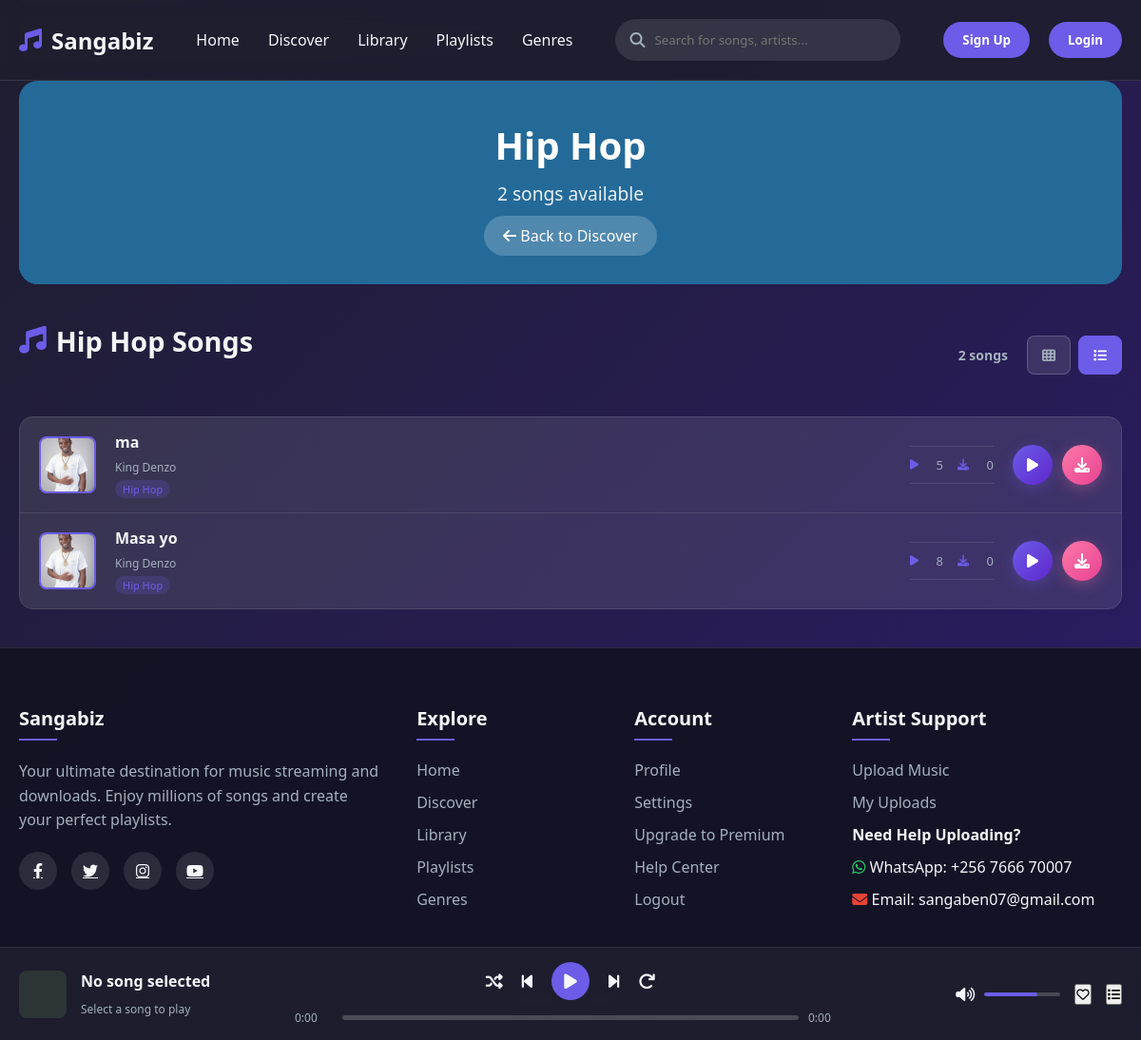
Before: /genre/3/ with the older database file.
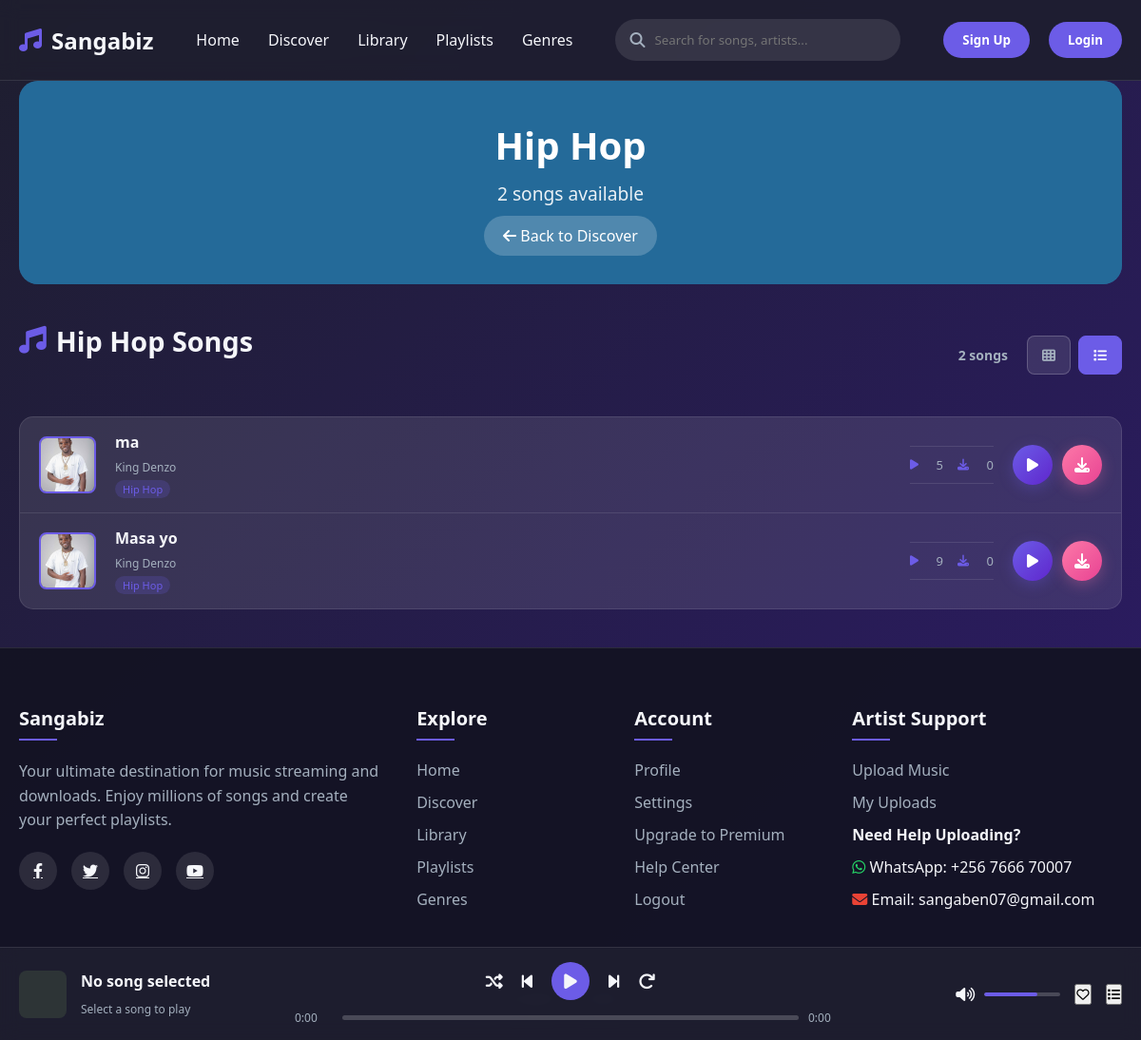
After: the same page with the newer database file.
### music/models.py (models this page shows, shortened)
class Genre(models.Model):
    name = models.CharField(max_length=100)
    color = models.CharField(max_length=7, default='#6c5ce7')  # Hex color

class Song(models.Model):
    title = models.CharField(max_length=200)
    artist = models.ForeignKey(Artist, on_delete=models.CASCADE, related_name='songs')
    genre = models.ForeignKey(Genre, on_delete=models.CASCADE)
    audio_file = models.FileField(
        upload_to='songs/',
        validators=[FileExtensionValidator(allowed_extensions=['mp3', 'wav', 'ogg'])]
    )
    cover_image = models.ImageField(upload_to='covers/', blank=True, null=True)
    duration = models.PositiveIntegerField(help_text="Duration in seconds")
    upload_date = models.DateTimeField(auto_now_add=True)
    plays = models.PositiveIntegerField(default=0)
    downloads = models.PositiveIntegerField(default=0)
    is_approved = models.BooleanField(default=False)  # For moderation
    is_featured = models.BooleanField(default=False)
    class Meta:
        ordering = ['-upload_date']

class Artist(models.Model):
    user = models.OneToOneField(
        User,
        on_delete=models.CASCADE,
        related_name='artist_profile'
    )
    name = models.CharField(max_length=200)
    bio = models.TextField(blank=True, null=True)
    image = models.ImageField(upload_to='artists/', blank=True, null=True)
    genre = models.ForeignKey('Genre', on_delete=models.SET_NULL, null=True, blank=True)
    website = models.URLField(blank=True, null=True)
    is_verified = models.BooleanField(default=False)
    created_at = models.DateTimeField(auto_now_add=True)
    updated_at = models.DateTimeField(auto_now=True)
    objects = ArtistManager()
    class Meta:
        constraints = [
            models.UniqueConstraint(fields=['user'], name='unique_artist_user')
        ]

### music/views.py (the view)
# urls.py: path('genre/<int:genre_id>/', views.genre_songs, name='genre_songs'),
def genre_songs(request, genre_id):
    genre = get_object_or_404(Genre, id=genre_id)
    songs = Song.objects.filter(genre=genre)
    context = {
        'genre': genre,
        'songs': songs,
    }
    return render(request, 'genre_songs.html', context)

### music/templates/genre_songs.html (shortened to what this page needs)
{% extends 'base.html' %}
{% load static %}
{% block content %}
<div class="container">
    <section class="genre-header" style="margin-bottom: 40px;">
        <div class="genre-hero" style="background: {{ genre.color|default:'linear-gradient(135deg, #6c5ce7, #fd79a8)' }}; padding: 40px; border-radius: 20px; text-align: center; color: white; position: relative; overflow: hidden;">
            <div style="position: absolute; top: 0; left: 0; right: 0; bottom: 0; background: rgba(0,0,0,0.3);"></div>
            <div style="position: relative; z-index: 1;">
                <h1 style="font-size: 2.5rem; margin-bottom: 10px; font-weight: 700;">{{ genre.name }}</h1>
                <p style="font-size: 1.2rem; opacity: 0.9; margin-bottom: 20px;">{{ songs.count }} songs available</p>
                <a href="{% url 'discover' %}" class="back-to-discover" style="color: white; text-decoration: none; background: rgba(255,255,255,0.2); padding: 10px 20px; border-radius: 25px; transition: var(--transition);">
                    <i class="fas fa-arrow-left"></i> Back to Discover
                </a>
            </div>
        </div>
    </section>
    <section class="genre-songs-section">
        <div class="section-header">
            <h2 class="section-title">
                <i class="fas fa-music"></i>
                {{ genre.name }} Songs
            </h2>
            <div class="view-controls">
                <span id="results-count" class="results-count">{{ songs.count }} songs</span>
                <div class="view-buttons">
                    <button id="grid-view" class="view-btn" onclick="toggleView('grid')" title="Grid View">
                        <i class="fas fa-th"></i>
                    </button>
                    <button id="list-view" class="view-btn active" onclick="toggleView('list')" title="List View">
                        <i class="fas fa-list"></i>
                    </button>
                </div>
            </div>
        </div>
        <div id="list-view-container" class="mdundo-song-list">
            {% for song in songs %}
            <div class="mdundo-song-item" data-song-id="{{ song.id }}">
                <div class="song-image">
                    <img src="{% if song.cover_image %}{{ song.cover_image.url }}{% else %}{% static 'images/default-cover.jpg' %}{% endif %}"
                         alt="{{ song.title }}"
                         onerror="this.src='{% static 'images/default-cover.jpg' %}'"
                         loading="lazy">
                </div>
                <div class="song-details">
                    <div class="song-title-artist">
                        <h4 class="song-title">{{ song.title }}</h4>
                        <p class="song-artist">{{ song.artist.name }}</p>
                    </div>
                    <div class="song-meta-info">
                        <span class="song-genre">{{ song.genre.name }}</span>
                    </div>
                </div>
                <div class="song-stats">
                    <div class="stat">
                        <i class="fas fa-play"></i>
                        <span class="stat-count">{{ song.plays }}</span>
                    </div>
                    <div class="stat">
                        <i class="fas fa-download"></i>
                        <span class="stat-count">{{ song.downloads }}</span>
                    </div>
                </div>
                <div class="song-actions">
                    <button class="mdundo-play-btn" onclick="playSongFromCard({{ song.id }})" title="Play">
                        <i class="fas fa-play"></i>
                    </button>
                    <button class="mdundo-download-btn" onclick="downloadSong({{ song.id }}, this)" title="Download">
                        <i class="fas fa-download"></i>
                    </button>
                </div>
            </div>
            {% empty %}
            <div class="no-results" style="display: block;">
                <i class="fas fa-music"></i>
                <h3>No songs found in this genre</h3>
                <p>Check back later for new {{ genre.name }} songs</p>
            </div>
            {% endfor %}
        </div>
    </section>
</div>
{% endblock %}

### music/templates/base.html (shortened to what this page needs)
{% load static %}
<!DOCTYPE html>
<html lang="en">
<head>
    <link rel="stylesheet" href="https://cdnjs.cloudflare.com/ajax/libs/font-awesome/6.4.0/css/all.min.css">
</head>
<body>
    <header>
        <div class="container">
            <nav class="navbar">
                <div class="logo">
                    <i class="fas fa-music"></i>
                    <span>Sangabiz</span>
                </div>
                <div class="nav-links">
                    <a href="{% url 'home' %}" class="{% if request.resolver_match.url_name == 'home' %}active{% endif %}">Home</a>
                    <a href="{% url 'discover' %}" class="{% if request.resolver_match.url_name == 'discover' %}active{% endif %}">Discover</a>
                    <a href="{% url 'library' %}" class="{% if request.resolver_match.url_name == 'library' %}active{% endif %}">Library</a>
                    <a href="{% url 'playlists' %}" class="{% if request.resolver_match.url_name == 'playlists' %}active{% endif %}">Playlists</a>
                    <a href="{% url 'genres' %}" class="{% if request.resolver_match.url_name == 'genres' %}active{% endif %}">Genres</a>
                </div>
                <div class="search-bar">
                    <i class="fas fa-search"></i>
                    <input type="text" id="search-input" placeholder="Search for songs, artists..." onkeypress="handleSearchKeypress(event)">
                </div>
                <div class="user-actions">
                    {% if user.is_authenticated %}
                        <span class="user-welcome">Welcome, {{ user.username }}</span>
                        <form method="post" action="{% url 'logout' %}" style="display: inline;">
                            {% csrf_token %}
                            <button type="submit" id="logout-btn">Logout</button>
                        </form>
                    {% else %}
                        <button id="signup-btn">Sign Up</button>
                        <button id="login-btn">Login</button>
                    {% endif %}
                </div>
            </nav>
        </div>
    </header>
    <main>
        {% block content %}
        {% endblock %}
    </main>
    <div class="player-section">
        <div class="container">
            <div class="player-container">
                <div class="song-info">
                    <div class="song-thumb" id="current-song-thumb"></div>
                    <div class="song-details">
                        <h4 id="current-song-title">No song selected</h4>
                        <p id="current-song-artist">Select a song to play</p>
                    </div>
                </div>
                <div class="player-controls">
                    <div class="control-buttons">
                        <button id="shuffle-btn"><i class="fas fa-random"></i></button>
                        <button id="prev-btn"><i class="fas fa-step-backward"></i></button>
                        <button class="play-pause" id="play-pause-btn"><i class="fas fa-play"></i></button>
                        <button id="next-btn"><i class="fas fa-step-forward"></i></button>
                        <button id="repeat-btn"><i class="fas fa-redo"></i></button>
                    </div>
                    <div class="progress-container">
                        <span class="time" id="current-time">0:00</span>
                        <div class="progress-bar" id="progress-bar">
                        </div>
                        <span class="time" id="duration">0:00</span>
                    </div>
                </div>
                <div class="player-actions">
                    <div class="volume-control">
                        <i class="fas fa-volume-up" id="volume-icon"></i>
                        <div class="volume-bar" id="volume-bar">
                            <div class="volume-level" id="volume-level"></div>
                        </div>
                    </div>
                    <button id="like-btn"><i class="far fa-heart"></i></button>
                    <button id="queue-btn"><i class="fas fa-list"></i></button>
                </div>
            </div>
        </div>
    </div>
<footer>
    <div class="container">
        <div class="footer-content">
            <div class="footer-column">
                <h3>Sangabiz</h3>
                <p>Your ultimate destination for music streaming and downloads. Enjoy millions of songs and create your perfect playlists.</p>
                <div class="social-links">
                    <a href="#"><i class="fab fa-facebook-f"></i></a>
                    <a href="#"><i class="fab fa-twitter"></i></a>
                    <a href="#"><i class="fab fa-instagram"></i></a>
                    <a href="#"><i class="fab fa-youtube"></i></a>
                </div>
            </div>
            <div class="footer-column">
                <h3>Explore</h3>
                <ul>
                    <li><a href="{% url 'home' %}">Home</a></li>
                    <li><a href="{% url 'discover' %}">Discover</a></li>
                    <li><a href="{% url 'library' %}">Library</a></li>
                    <li><a href="{% url 'playlists' %}">Playlists</a></li>
                    <li><a href="{% url 'genres' %}">Genres</a></li>
                </ul>
            </div>
            <div class="footer-column">
                <h3>Account</h3>
                <ul>
                    <li><a href="#">Profile</a></li>
                    <li><a href="#">Settings</a></li>
                    <li><a href="#">Upgrade to Premium</a></li>
                    <li><a href="#">Help Center</a></li>
                    <li><a href="{% url 'logout' %}">Logout</a></li>
                </ul>
            </div>
            <div class="footer-column">
                <h3>Artist Support</h3>
                <ul>
                    <li><a href="{% url 'upload_music' %}">Upload Music</a></li>
                    <li><a href="{% url 'my_uploads' %}">My Uploads</a></li>
                    <li><strong>Need Help Uploading?</strong></li>
                    <li><i class="fab fa-whatsapp"></i> WhatsApp: +256 7666 70007</li>
                    <li><i class="fas fa-envelope"></i> Email: sangaben07@gmail.com</li>
                </ul>
            </div>
        </div>
        <div class="copyright">
            <p>&copy; 2023 Sangabiz. All rights reserved.</p>
        </div>
    </div>
</footer>
</body>
</html>

### music/templates/genre_songs.html (style rules this page uses)
.genre-hero { background: linear-gradient(135deg, var(--primary), var(--secondary)); }
.section-header { display: flex; justify-content: space-between; align-items: center; margin-bottom: 30px; flex-wrap: wrap; gap: 20px; }
.section-title { font-size: 1.8rem; font-weight: 700; color: var(--light); display: flex; align-items: center; gap: 10px; }
.section-title i { color: var(--primary); }
.view-controls { display: flex; gap: 20px; align-items: center; }
.results-count { color: var(--gray); font-size: 14px; font-weight: 600; }
.view-buttons { display: flex; gap: 8px; }
.view-btn { background: rgba(255,255,255,0.1); border: 1px solid rgba(255,255,255,0.2); color: var(--gray); padding: 10px 15px; border-radius: 8px; cursor: pointer; transition: var(--transition); font-size: 14px; }
.view-btn.active { background: var(--primary); color: white; border-color: var(--primary); }
.mdundo-song-list { background: var(--card-bg); border-radius: 15px; border: 1px solid rgba(255,255,255,0.1); overflow: hidden; margin-bottom: 40px; }
.mdundo-song-item { display: flex; align-items: center; padding: 15px 20px; border-bottom: 1px solid rgba(255,255,255,0.1); transition: var(--transition); cursor: pointer; gap: 20px; }
.mdundo-song-item:last-child { border-bottom: none; }
.song-image { width: 60px; height: 60px; border-radius: 8px; overflow: hidden; flex-shrink: 0; border: 2px solid var(--primary); background: rgba(255,255,255,0.1); display: flex; align-items: center; justify-content: center; }
.song-image img { width: 100%; height: 100%; object-fit: cover; }
.song-details { flex: 1; min-width: 0; display: flex; flex-direction: column; gap: 5px; }
.song-title-artist { display: flex; flex-direction: column; gap: 2px; }
.song-title { font-size: 16px; font-weight: 600; margin: 0; color: var(--light); white-space: nowrap; overflow: hidden; text-overflow: ellipsis; }
.song-artist { font-size: 14px; color: var(--primary); margin: 0; font-weight: 500; white-space: nowrap; overflow: hidden; text-overflow: ellipsis; }
.song-meta-info { display: flex; gap: 15px; font-size: 12px; color: var(--gray-light); }
.song-genre { background: rgba(108, 92, 231, 0.2); color: var(--primary); padding: 2px 8px; border-radius: 10px; font-size: 11px; font-weight: 500; }
.song-stats { display: flex; gap: 20px; margin: 0 20px; }
.stat { display: flex; align-items: center; gap: 6px; font-size: 13px; color: var(--gray); font-weight: 500; }
.stat i { font-size: 12px; color: var(--primary); }
.stat-count { min-width: 20px; text-align: right; }
.song-actions { display: flex; gap: 10px; align-items: center; }
.mdundo-play-btn, .mdundo-download-btn, .mdundo-like-btn { border: none; cursor: pointer; transition: var(--transition); font-size: 16px; padding: 10px; border-radius: 50%; display: flex; align-items: center; justify-content: center; width: 42px; height: 42px; }
.mdundo-play-btn { background: linear-gradient(135deg, var(--primary), #5f27cd); color: white; box-shadow: 0 4px 15px rgba(108, 92, 231, 0.3); }
.mdundo-download-btn { background: linear-gradient(135deg, var(--secondary), #e84393); color: white; box-shadow: 0 4px 15px rgba(253, 121, 168, 0.3); }
.song-stats { display: flex; gap: 15px; margin: 15px 0; padding: 10px 0; border-top: 1px solid rgba(255,255,255,0.1); border-bottom: 1px solid rgba(255,255,255,0.1); }

Changed rows visible on the page:
changed Song "Masa yo": plays "8" → "9"
